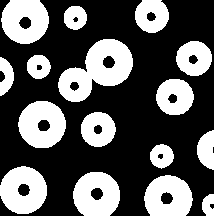
//> input picture HW5/test.bmp, 214 x 216 px
$ ./main test.bmp   (built with g++ and OpenCV 4)
//> lines starting //> are read from the running program, lines starting //| are printed output that depends on the picture; after the words box and inside, x2 and y2 are one past the last pixel; in counts of white or black regions, pixels touching at a corner belong together
#include <iostream>
#include <fstream>
#include <vector>
#include <opencv2/opencv.hpp>

using namespace cv;

void onMouse(int Event, int x, int y, int flags, void *param);
Mat hole_filling(Mat src_img, Point pos);
Mat binary_image(Mat src_img, int threshold);

Mat image;
int count;

int main(int argc, char **argv)
{
	count = 0;
	image = imread(argv[1], CV_LOAD_IMAGE_GRAYSCALE);
//> image: 216 rows x 214 cols, CV_8UC1; 36.1% white; 16 white regions, largest, box (x1, y1, x2, y2) and area: (58, 39, 133, 102) 2532, (18, 101, 66, 148) 1662, (0, 166, 47, 214) 1658
	image = binary_image(image, 100);

	namedWindow("origin", WINDOW_AUTOSIZE);
	setMouseCallback("origin", onMouse, NULL);
	imshow("origin", image);
	waitKey(0);
//> the left mouse button is pressed and released at (53, 54)
//> in hole_filling, `std::vector<Point> new_active_point(1, pos);`: new_active_point = 1 Point (x, y): [53, 54]
//> the loop in hole_filling, `while (new_active_point.size() != 0)` made 28468 passes
//> (x, y) on passes 1 to 3: (53, 54), (53, 53), (52, 54)
//> after the loop in hole_filling, `while (new_active_point.size() != 0)`:
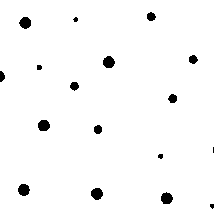
//> dst_img: 216 rows x 214 cols, CV_8UC1; 97.6% white; 17 black regions (3 under 20 px), largest, box (x1, y1, x2, y2) and area: (103, 56, 115, 68) 111, (18, 184, 30, 196) 111, (91, 188, 103, 200) 111
//> the left mouse button is pressed and released at (160, 54)
//> the loop in hole_filling (call 2), `while (new_active_point.size() != 0)` made 1 pass
//> (x, y) on pass 1: (160, 54)
//> the left mouse button is pressed and released at (160, 162)
//> the left mouse button is pressed and released at (53, 162)
	return 0;
}

Mat hole_filling(Mat src_img, Point pos)
{
	Mat dst_img = src_img.clone();
	int rows = src_img.rows;
	int cols = src_img.cols;
	std::vector<Point> new_active_point(1, pos);
	Mat component = (Mat_<bool>(3, 3) << 0, 1, 0,
					 1, 1, 1,
					 0, 1, 0);
	bool *c_ptr = component.ptr<bool>(0);
	uchar *dst_ptr = dst_img.ptr<uchar>(0);
	dst_img.at<uchar>(pos.y, pos.x) = 255;

	while (new_active_point.size() != 0)
	{
		int x = new_active_point.front().x;
		int y = new_active_point.front().y;

		for (int v = 0; v < 3; v++)
		{
			int _y = y + v - 1; // anchor.y is 1
			if (_y < 0 || rows <= _y)
				continue;
			for (int u = 0; u < 3; u++)
			{
				int _x = x + u - 1; // anchor.x is 1
				if (_x < 0 || cols <= _x)
					continue;

				if (c_ptr[v * 3 + u] && dst_ptr[_y * cols + _x] < 255)
				{
					dst_ptr[_y * cols + _x] = 255;
					new_active_point.push_back(Point(_x, _y));
				}
			}
		}
		new_active_point.erase(new_active_point.begin());
	}

	return dst_img;
}
Mat binary_image(Mat src_img, int threshold)
{
	int cols = src_img.cols;
	int rows = src_img.rows;
	Mat dst_img = Mat(rows, cols, CV_8UC1);
	uchar *src_ptr, *dst_ptr;

	for (int y = 0; y < rows; y++)
	{
		src_ptr = src_img.ptr<uchar>(y);
		dst_ptr = dst_img.ptr<uchar>(y);
		for (int x = 0; x < cols; x++)
		{
			if (src_ptr[x] > threshold)
				dst_ptr[x] = 255;
			else
				dst_ptr[x] = 0;
		}
	}
	return dst_img;
}
void onMouse(int Event, int x, int y, int flags, void *param)
{
	if (Event == CV_EVENT_LBUTTONDOWN)
	{
		image = hole_filling(image, Point(x, y));
		imshow("origin", image);
		// output
		char fn[256];
		count++;
		snprintf(fn, sizeof(fn), "result_%d.bmp", count);
		imwrite(fn, image);
	}
}
